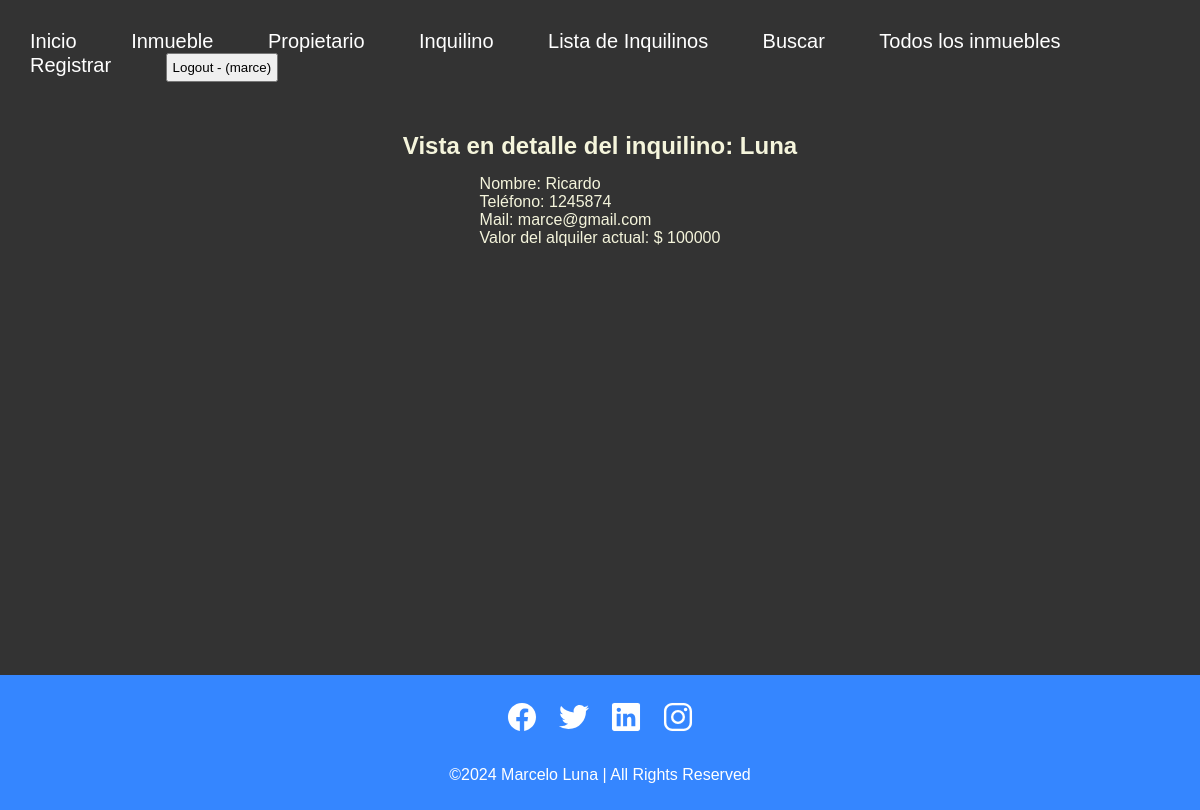
The app's page /detalle-inquilino/1 (signed in) with its own data.
### app/models.py (models this page shows, shortened)
class Inquilino(models.Model):
    nombre = models.CharField(max_length=30)
    apellido = models.CharField(max_length=30)
    telefono = models.IntegerField()
    mail = models.EmailField()
    valor_alquiler = models.IntegerField()

### app/views.py (the view)
# urls.py: path('detalle-inquilino/<pk>', InquilinoDetail.as_view(), name='detalle_inquilino'), # aquellas urls cuyas clases necesitan recuperar registros de la base de datos, necesitan el parámetro <pk> para id
class InquilinoDetail (LoginRequiredMixin, DetailView):
    model = Inquilino
    template_name = 'inquilino_detail.html'
    context_object_name = 'inquilino'

### app/templates/inquilino_detail.html
{% extends 'padre.html' %}
{% block contenido_que_cambia %}
<h2>Vista en detalle del inquilino: {{inquilino.apellido}}</h2>
<ul style="margin-top: 15px;">
    <p>Nombre: {{inquilino.nombre}}</p>
    <p>Teléfono: {{inquilino.telefono}}</p>
    <p>Mail: {{inquilino.mail}}</p>
    <p>Valor del alquiler actual: $ {{inquilino.valor_alquiler}}</p>
</ul>
{% endblock contenido_que_cambia %}

### app/templates/navbar.html
<header>
    <nav>
      <ul>
        <li><a href="{% url 'inicio' %}">Inicio</a></li>
        <li><a href="{% url 'inmueble_formulario' %}">Inmueble</a></li>
        <li><a href="{% url 'propietario_formulario' %}">Propietario</a></li>
        <li><a href="{% url 'inquilino_formulario' %}">Inquilino</a></li>
        <li><a href="{% url 'lista_inquilinos' %}">Lista de Inquilinos</a></li>
        <li><a href="{% url 'busqueda_inmueble' %}">Buscar</a></li>
        <li><a href="{% url 'lista_inmuebles' %}">Todos los inmuebles</a></li>
        <li><a href="{% url 'registrar' %}">Registrar</a></li>
        {% if user.is_authenticated %}
          <form action="{% url 'logout' %}" method="post" style="display:inline"> {% csrf_token %}
            <button type="submit" style="padding: 5px">Logout - ({{user.username}})</button>
          </form>
        {% else %}
          <li><a href="{% url 'login' %}">Ingresar</a></li>
        {% endif %}
      </ul>
    </nav>
</header>

### app/static/css/estilos.css (style rules this page uses)
* { margin: 0; padding: 0; box-sizing: border-box; font-family: "Poppins", sans-serif; }
body { position: relative; margin: 0; padding-bottom: 3em; min-height: 100vh; background: #333; justify-content: flex-end; align-items: flex-end; }
header { background-color: #333; color: #fff; padding: 20px; margin: 10px; }
nav ul { list-style: none; padding: 0; margin: 0; }
nav li { display: inline; margin-right: 50px; }
nav a { text-decoration: none; color: #fff; font-size: 20px; }

### records on screen
Inquilino: apellido "Luna", nombre "Ricardo", telefono "1245874", mail "marce@gmail.com", valor_alquiler "100000"

### other values on screen
{{ user.username }} "marce"
